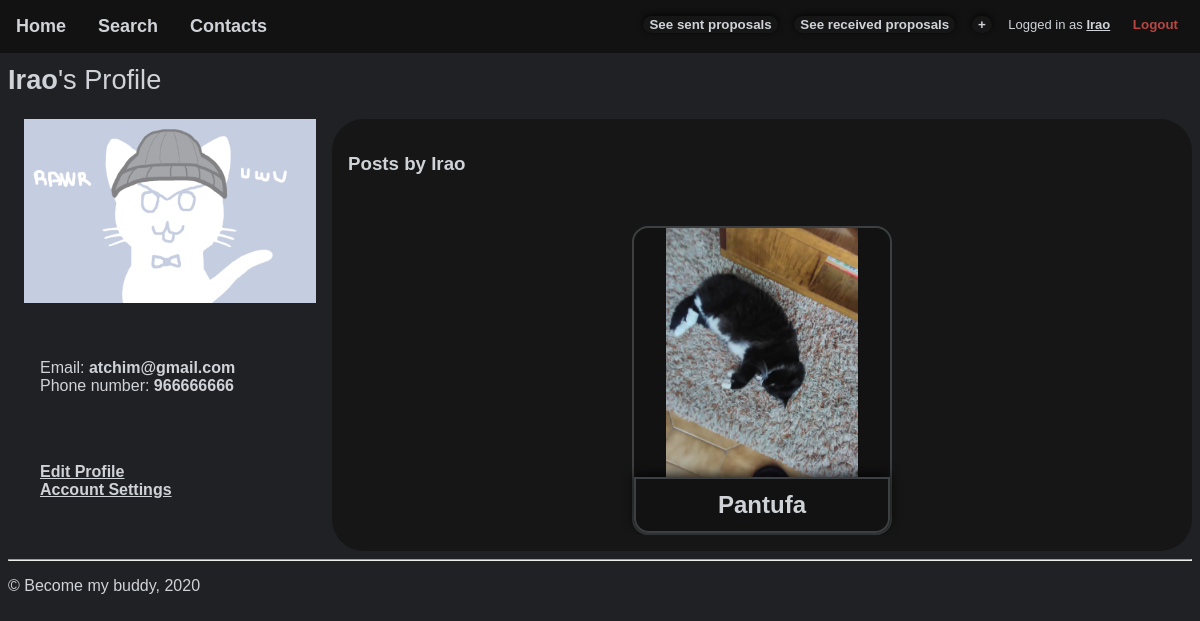
Page /pages/profile.php?username=Irao (signed in) on the committed database.
### tables this page shows
CREATE TABLE User(
    id INTEGER PRIMARY KEY,
    username TEXT UNIQUE NOT NULL,
    password TEXT NOT NULL,
    email TEXT UNIQUE NOT NULL,
    mobile_number CHAR(9) UNIQUE NOT NULL,
    extension TEXT
);

### pages/profile.php (called while the page is built, shortened)
<?php
  require_once '../templates/common/tpl_header_noimg.php';
  require '../database/queries/db_user.php';
  require '../templates/tpl_profile.php';
  $username = $_GET['username'];
  $user_info = getUserInfo($username);
  $user_posts = getPostsByUser($username);
  drawProfile($user_info, $user_posts);
  require_once '../templates/common/tpl_footer.php';
?>

### database/queries/db_user.php (called while the page is built, shortened)
<?php
function getUserInfo($username)
{
    $user_id = getUserId($username)['id'];
    $db = Database::instance()->db();
    $stmt = $db->prepare(
        '
        SELECT id, username, email, mobile_number, extension
        FROM User
        WHERE User.id = ?'
    );
    $stmt->execute(array($user_id));
    $users = $stmt->fetchAll();
    if (count($users) > 0) { return $users[0];
    } else { return null;
    }
}
function getUserId($username)
{
    $db = Database::instance()->db();
    $stmt = $db->prepare(
        'SELECT id FROM User WHERE username LIKE ?'
    );
    $stmt->execute(array($username));
    return $stmt->fetch();
}
?>

### templates/tpl_profile.php (the view, shortened to what this page needs)
<?php
  require '../templates/tpl_list.php';
function drawProfile($user, $user_posts)
{
    $photo_path = "../static/users/" . $user['id'] . "." . $user['extension'];
    ?>
    <h2><b><?php echo $user['username'];?></b>&#39;s Profile</h2>
    <div id="profile">
        <div id="profile-pic">
          <img src="<?php echo $photo_path; ?>" alt="User Profile Picture">
        </div>
        <ul class="nobullets" id="profile-info">
            <li>Email: <b><?php echo $user['email']; ?></b></li>
            <li>Phone number: <b><?php echo $user['mobile_number']; ?></b></li>
        </ul>
        <?php if($user['username'] == $_SESSION['username']) { ?>
          <ul class="nobullets" id="profile-options">
            <li><a class="hoverable" href='../pages/edit_profile.php'>Edit Profile </a></li>
            <li><a class="hoverable" href='../pages/settings.php'>Account Settings</a></li>
          </ul>
        <?php  }?>
        <div id="profile-posts">
          <h3><b>Posts by <?php echo $user['username']?></b></h3>
        </div>
    </div>
    <?php
}
    ?>

### css/style.css (style rules this page uses)
:root { --fonts: helvetica, sans-serif; --background: #202124; --background-dark: #161616; --main: #cfd3d8; --green: #5d8d79; --red: #b94642; --darkGreen: #2f5e4a; --orange: #8d645d; --dark: #121212; --light: #3c4042; --button-corner-radius: 2em; --items-text-corner-radius: 0.6em; --qa-corner-radius: 0.6em; --petimage-corner-radius: 1em; --petimage-corner-radius-inner: 0.85em; --petimage-size: 16em; --petpost-img-size: 18em; }
body { font-family: var(--fonts); color: var(--main); background-color: var(--background); }
img { width: auto; height: auto; max-width: 100%; }
h2 { font-size: 1.7em; font-weight: normal; }
a { color: var(--main); font-weight: bold; }
.nobullets { list-style: none; margin: 0; padding: 0; }
#profile { display: grid; margin-left: 1em; grid-template-columns: 1fr 3fr; grid-template-areas: "pf-pic pf-posts" "pf-info pf-posts" "pf-options pf-posts"; }
#profile-pic { grid-area: pf-pic; }
#profile-pic img { width: 100%; max-width: 20em; height: auto; }
#profile-info { grid-area: pf-info; padding: 1em; }
#profile-options { grid-area: pf-options; padding: 1em; }
#profile-posts { grid-area: pf-posts; margin-left: 1em; padding: 1em; background-color: var(--background-dark); border-radius: var(--button-corner-radius); }

### css/layout.css (style rules this page uses)
:root { --top-bar-height: 4em; --bottom-bar-height: 4em; --list_gap: 2em; --list_gap_inv: -2em; --list-height: 48em; }
body { margin-top: var(--top-bar-height); }

### css/responsive.css (style rules this page uses)
:root { --top-bar-height: 4em; }

### rows in the picture
user: username "Irao", email "atchim@gmail.com", mobile_number "966666666"

### other values in the picture
$_SESSION['username'] "Irao"
$post['name'] "Pantufa"
